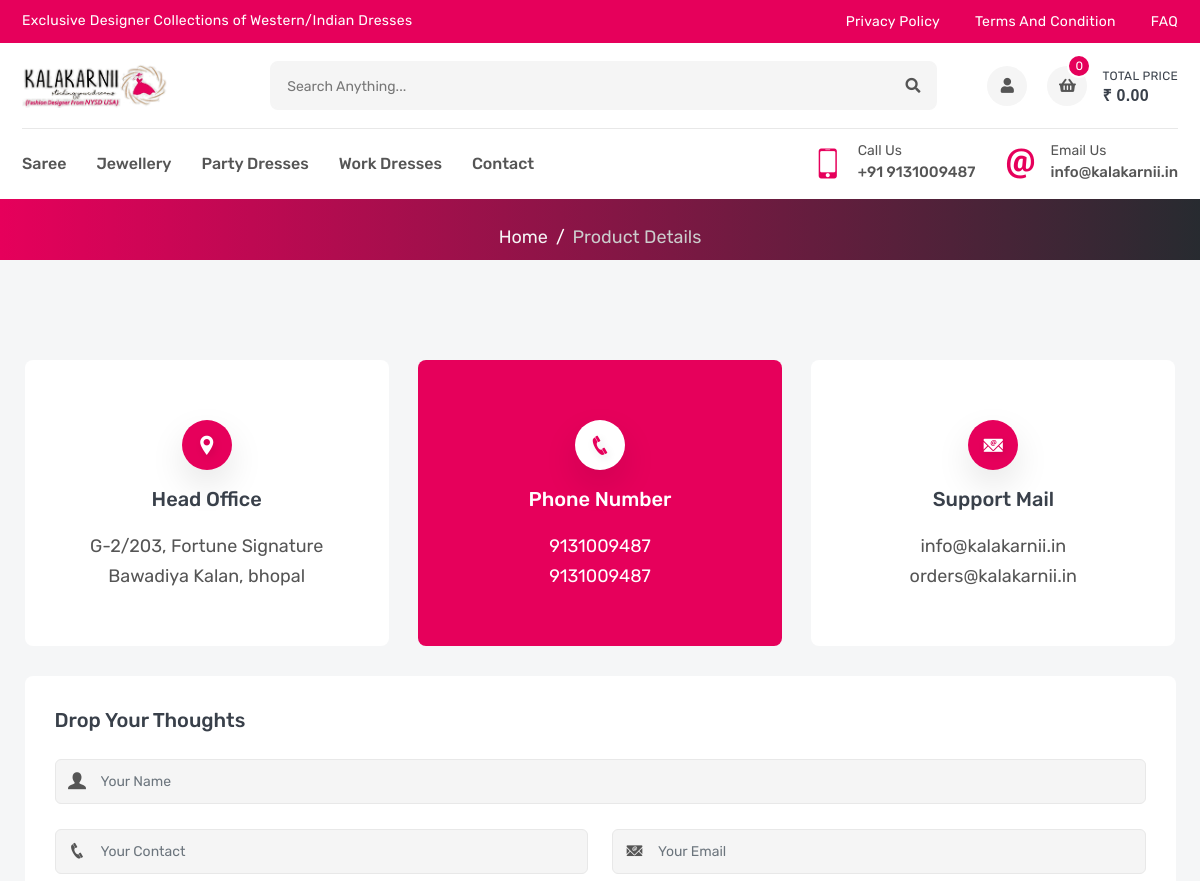
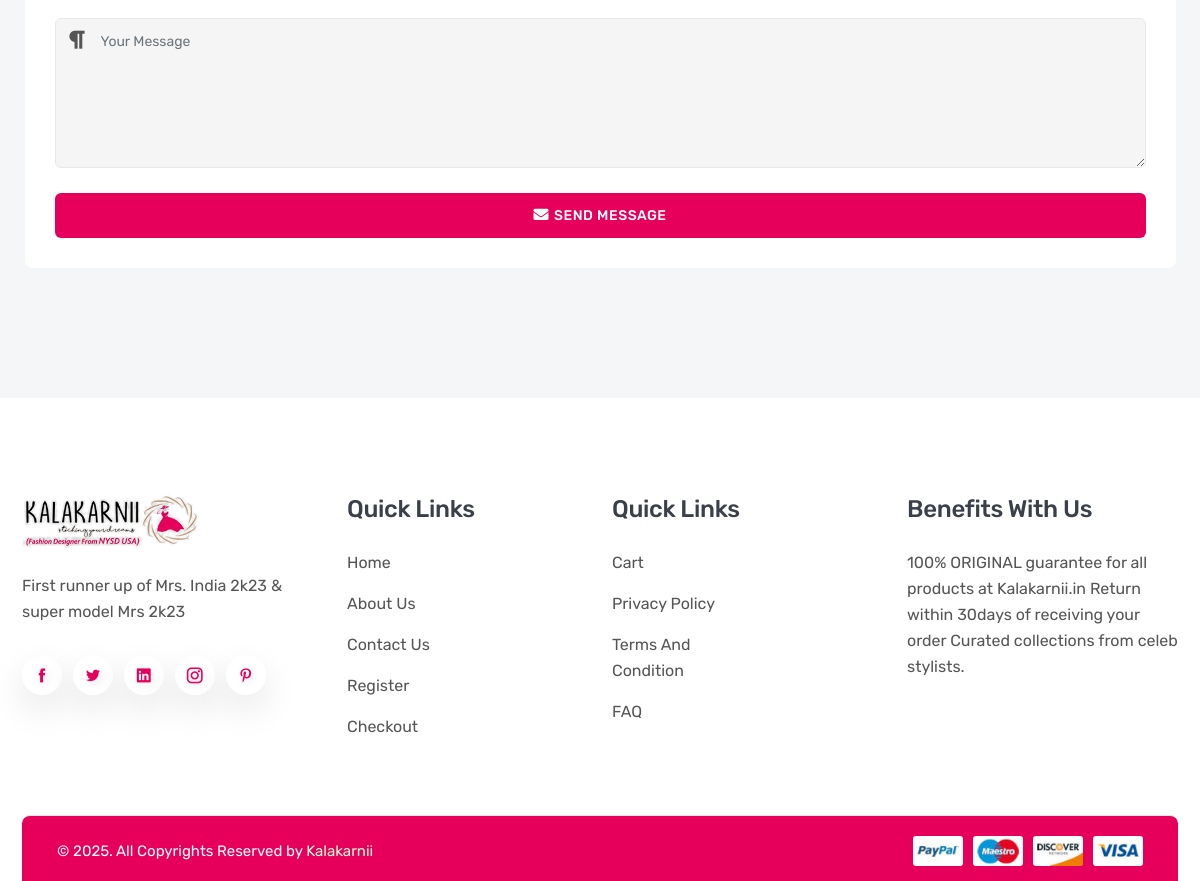
The app's page /index.php/web/contact with its own data (2 pictures, top to bottom).
### tables this page shows
CREATE TABLE `tbl_category` (
  `category_id` int(100) NOT NULL,
  `cat_name` varchar(100) NOT NULL,
  `image` varchar(100) NOT NULL,
  `create_date` datetime NOT NULL DEFAULT current_timestamp(),
  `update_date` datetime DEFAULT NULL,
  `status` enum('0','1') NOT NULL COMMENT '0-yes,1-no'
);

CREATE TABLE `tbl_contactdetails` (
  `cid` int(11) NOT NULL,
  `f_contact` varchar(100) NOT NULL,
  `s_contact` varchar(100) NOT NULL,
  `f_email` varchar(100) NOT NULL,
  `s_email` varchar(100) NOT NULL,
  `address` varchar(100) NOT NULL,
  `facebook` varchar(100) NOT NULL,
  `instagram` varchar(100) NOT NULL,
  `youtube` varchar(100) NOT NULL
);

### application/controllers/Web.php (called while the page is built, shortened)
<?php
class Web extends CI_Controller
{
    public function contact()
    {
        $data['category'] = $this->CommonModal->getRowByMoreIdInOrder('category', array('status' => '0'), 'category_id', 'desc');
        $data['contactdetails'] = $this->CommonModal->getRowById('contactdetails', 'cid', '1');
        $data['logo'] = 'assets/logo.png';
        $data['project_name'] = 'Kalakarnii | Stiching your dreams';
        $data['title'] = 'Contact Us';
        $this->load->view('contact', $data);
    }
}

### index.php (called while the page is built, shortened)
<?php
require_once BASEPATH.'core/CodeIgniter.php';

### application/helpers/common_helper.php (called while the page is built, shortened)
<?php if (!defined('BASEPATH')) exit('No direct script access allowed');
function sessionId($id)
{
	$ci = &get_instance();
	return $ci->session->userdata($id);
}

### application/models/CommonModal.php (called while the page is built, shortened)
<?php
class CommonModal extends CI_Model
{
	public function getRowById($table, $column, $id)
	{
		$get = $this->db->select()
			->from($table)
			->where($column, $id)
			->get();
		if ($get->num_rows() > 0) {
			return $get->result_array();
		} else {
			return false;
		}
	}
	public function getRowByMoreIdInOrder($table, $where, $orderColumn, $type)
    {
    	$get = $this->db->select()
    		->from($table)
    		->where($where)
    		->order_by($orderColumn, $type)
    		->get();
    	if ($get->num_rows() > 0) {
    		return $get->result_array();
    	} else {
    		return false;
    	}
    }
}

### application/views/contact.php (the view, shortened to what this page needs)
<?php
include('includes/head.php');
?>
<div id="canvas">
    <div id="box_wrapper">
        <?php include('includes/menu.php'); ?>
        <section class="single-banner inner-section">
            <div class="container">
                <ol class="breadcrumb">
                    <li class="breadcrumb-item"><a href="<?= base_url() ?>">Home</a></li>
                    <li class="breadcrumb-item active">Product Details
                    </li>
                </ol>
            </div>
        </section>
        <section class="inner-section contact-part">
            <div class="container">
                <div class="row">
                    <div class="col-md-6 col-lg-4">
                        <div class="contact-card"><i class="icofont-location-pin"></i>
                            <h4>head office</h4>
                            <p><?= $contactdetails[0]['address'] ?></p>
                        </div>
                    </div>
                    <div class="col-md-6 col-lg-4">
                        <div class="contact-card active"><i class="icofont-phone"></i>
                            <h4>phone number</h4>
                            <p><a href="tel:<?= $contactdetails[0]['f_contact'] ?>"><?= $contactdetails[0]['f_contact'] ?></a><a href="tel:<?= $contactdetails[0]['s_contact'] ?>"><?= $contactdetails[0]['s_contact'] ?></a></p>
                        </div>
                    </div>
                    <div class="col-md-6 col-lg-4">
                        <div class="contact-card"><i class="icofont-email"></i>
                            <h4>Support mail</h4>
                            <p><a href="mailto:<?= $contactdetails[0]['f_email'] ?>"><?= $contactdetails[0]['f_email'] ?></a><a href="mailto:<?= $contactdetails[0]['s_email'] ?>"><?= $contactdetails[0]['s_email'] ?></a></p>
                        </div>
                    </div>
                </div>
                <div class="row">
                    <div class="col-lg-12">
                        <form class="contact-form">
                            <h4>Drop Your Thoughts</h4>
                            <div class="form-group">
                                <div class="form-input-group"><input class="form-control" type="text" name="name" placeholder="Your Name" required><i class="icofont-user-alt-3"></i></div>
                            </div>
                            <div class="form-double row">
                                <div class="form-group col-md-6">
                                    <div class="form-input-group"><input class="form-control" name="email" type="tel" placeholder="Your Contact" required><i class="icofont-phone"></i></div>
                                </div>
                                <div class="form-group col-md-6">
                                    <div class="form-input-group"><input class="form-control" name="phone" type="email" placeholder="Your Email" required><i class="icofont-email"></i></div>
                                </div>
                            </div>
                            <div class="form-group">
                                <div class="form-input-group"><textarea class="form-control" name="message" placeholder="Your Message" required></textarea><i class="icofont-paragraph"></i></div>
                            </div><button type="submit" class="form-btn-group"><i class="fas fa-envelope"></i><span>send
                                    message</span></button>
                        </form>
                    </div>
                </div>
            </div>
        </section>
    </div>
    <?php include('includes/footer.php'); ?>
</div>
</body>
</html>

### application/views/includes/head.php (shortened to what this page needs)
<!DOCTYPE html>
<html class="no-js">
<head>
    <link rel="stylesheet" href="fonts/flaticon/flaticon.css">
    <link rel="stylesheet" href="<?= base_url() ?>assets/fonts/icofont/icofont.min.css">
    <link rel="stylesheet" href="<?= base_url() ?>assets/fonts/fontawesome/fontawesome.min.css">
    <link rel="stylesheet" href="<?= base_url() ?>assets/vendor/venobox/venobox.min.css">
    <link rel="stylesheet" href="<?= base_url() ?>assets/vendor/slickslider/slick.min.css">
    <link rel="stylesheet" href="<?= base_url() ?>assets/vendor/niceselect/nice-select.min.css">
    <link rel="stylesheet" href="<?= base_url() ?>assets/vendor/bootstrap/bootstrap.min.css">
    <link rel="stylesheet" href="<?= base_url() ?>assets/css/main.css">
    <link rel="stylesheet" href="<?= base_url() ?>assets/css/index.css">
    <link rel="stylesheet" href="<?= base_url() ?>assets/css/product-details.css" />
    <link rel="stylesheet" href="<?= base_url() ?>assets/css/orderlist.css">
    <link rel="stylesheet" href="<?= base_url() ?>assets/css/contact.css">
    <link rel="stylesheet" href="<?= base_url() ?>assets/css/user-auth.css" />
    <link rel="stylesheet" href="<?= base_url() ?>assets/css/orderlist.css">
    <link rel="stylesheet" href="<?= base_url() ?>assets/css/checkout.css">
</head>
<body>

### application/views/includes/menu.php (shortened to what this page needs)
<div class="header-top">
    <div class="container">
        <div class="row">
            <div class="col-md-12 col-lg-5">
                <div class="header-top-welcome">
                    <p>Exclusive Designer Collections of Western/Indian Dresses</p>
                </div>
            </div>
            <div class="col-md-5 col-lg-3">
            </div>
            <div class="col-md-7 col-lg-4">
                <ul class="header-top-list">
                    <li><a href="<?= base_url('privacy-policy') ?>">Privacy Policy</a></li>
                    <li><a href="<?= base_url('term-and-condition') ?>">Terms and condition</a></li>
                    <li><a href="<?= base_url('faq') ?>">FAQ</a></li>
                </ul>
            </div>
        </div>
    </div>
</div>
<header class="header-part">
    <div class="container">
        <div class="header-content">
            <a href="<?= base_url() ?>" class="header-logo"><img src="<?= base_url() ?>assets/img/logo.PNG"
                    alt="logo" /></a>
            <form class="header-form">
                <input type="text" placeholder="Search anything..." /><button>
                    <i class="fas fa-search"></i>
                </button>
            </form>
            <div class="header-widget-group">
                <a href="<?= base_url() . ((sessionId('login_user_id')) ? 'my-orders' : 'login') ?>"
                    class="header-widget" title="<?= ((sessionId('login_user_id')) ? 'My-profile' : 'Login') ?>"><i
                        class="fas fa-user"></i></a><button class="header-widget header-cart" title="Cartlist">
                    <i class="fas fa-shopping-basket"></i><sup class="totalitem">
                        <?= $this->cart->total_items(); ?>
                    </sup><span>total price<small class="totalamount">₹
                            <?php echo $this->cart->format_number($this->cart->total()); ?>
                        </small></span>
                </button>
            </div>
        </div>
    </div>
</header>
<nav class="navbar-part">
    <div class="container">
        <div class="row">
            <div class="col-lg-12">
                <div class="navbar-content">
                    <ul class="navbar-list">
                        <?php
                        if (!empty($category)) {
                            foreach ($category as $row) {
                                ?>
                                <li class="navbar-item dropdown">
                                    <a class="navbar-link" href="<?= base_url('type/' . $row['category_id']) ?>">
                                        <?= $row['cat_name']; ?>
                                    </a>
                                </li>
                                <?php
                            }
                        }
                        ?>
                        <li class="navbar-item dropdown">
                            <a class="navbar-link" href="<?= base_url('contact') ?>">Contact</a>
                        </li>
                    </ul>
                    <div class="navbar-info-group">
                        <a href="tel:9131009487" class="navbar-info">
                            <i class="icofont-ui-touch-phone"></i>
                            <p><small>call us</small><span>+91 9131009487</span></p>
                        </a>
                        <a href="mailto:info@kalakarnii.in" class="navbar-info">
                            <i class="icofont-ui-email"></i>
                            <p><small>email us</small><span>info@kalakarnii.in</span></p>
                        </a>
                    </div>
                </div>
            </div>
        </div>
    </div>
</nav>

### application/views/includes/footer.php (shortened to what this page needs)
<footer class="footer-part">
    <div class="container">
        <div class="row">
            <div class="col-sm-6 col-xl-3">
                <div class="footer-widget"><a class="footer-logo" href="#"><img src="<?= base_url() ?>assets/img/logo.PNG" alt="logo"></a>
                    <p class="footer-desc">First runner up of Mrs. India 2k23
                        & super model Mrs 2k23</p>
                    <ul class="footer-social">
                        <li><a class="icofont-facebook" href="#"></a></li>
                        <li><a class="icofont-twitter" href="#"></a></li>
                        <li><a class="icofont-linkedin" href="#"></a></li>
                        <li><a class="icofont-instagram" href="#"></a></li>
                        <li><a class="icofont-pinterest" href="#"></a></li>
                    </ul>
                </div>
            </div>
            <div class="col-sm-6 col-xl-3">
                <div class="footer-widget contact">
                    <h3 class="footer-title">Quick Links</h3>
                    <div class="footer-links">
                        <ul>
                            <li class="">
                                <a href="<?= base_url() ?>">Home</a>
                            </li>
                            <li class="">
                                <a href="<?= base_url('about') ?>">About Us</a>
                            </li>
                            <li class="">
                                <a href="<?= base_url('contact') ?>">Contact Us</a>
                            </li>
                            <li class="">
                                <a href="<?= base_url('register') ?>">Register</a>
                            </li>
                            <li class="">
                                <a href="<?= base_url('checkout') ?>">Checkout</a>
                            </li>
                        </ul>
                    </div>
                </div>
            </div>
            <div class="col-sm-6 col-xl-3">
                <div class="footer-widget">
                    <h3 class="footer-title">quick Links</h3>
                    <div class="footer-links">
                        <ul>
                            <li class="">
                                <a href="<?= base_url('cart') ?>">Cart</a>
                            </li>
                            <li class="">
                                <a href="<?= base_url('privacy-policy') ?>">Privacy Policy</a>
                            </li>
                            <li class="">
                                <a href="<?= base_url('term-and-condition') ?>">Terms and condition</a>
                            </li>
                            <li class="">
                                <a href="<?= base_url('faq') ?>">FAQ</a>
                            </li>
                        </ul>
                    </div>
                </div>
            </div>
            <div class="col-sm-6 col-xl-3">
                <div class="footer-widget">
                    <h3 class="footer-title">Benefits with us</h3>
                    <p class="footer-desc">100% ORIGINAL guarantee for all products at Kalakarnii.in
                        Return within 30days of receiving your order
                        Curated collections from celeb stylists.</p>
                </div>
            </div>
        </div>
        <div class="row">
            <div class="col-12">
                <div class="footer-bottom">
                    <p class="footer-copytext">© <?= date('Y'); ?>. All Copyrights Reserved by <a target="_blank" href="<?= base_url() ?>">Kalakarnii</a></p>
                    <div class="footer-card"><a href="#"><img src="<?= base_url() ?>assets/images/payment/jpg/01.jpg" alt="payment"></a><a href="#"><img src="<?= base_url() ?>assets/images/payment/jpg/02.jpg" alt="payment"></a><a href="#"><img src="<?= base_url() ?>assets/images/payment/jpg/03.jpg" alt="payment"></a><a href="#"><img src="<?= base_url() ?>assets/images/payment/jpg/04.jpg" alt="payment"></a></div>
                </div>
            </div>
        </div>
    </div>
</footer>

### assets/css/contact.css (style rules this page uses)
.contact-form { border-radius:8px;padding:30px 30px;margin:0px 2.5px 30px;background:var(--white) }
.contact-form h4 { margin-bottom:25px }

### records on screen
tbl_category: cat_name "Saree"
tbl_category: cat_name "Jewellery"
tbl_category: cat_name "Party Dresses"
tbl_category: cat_name "Work Dresses"
tbl_contactdetails: address "G-2/203, Fortune Signature Bawadiya Kalan, bhopal", f_contact "9131009487", s_contact "9131009487", f_email "info@kalakarnii.in", s_email "orders@kalakarnii.in"

### other values on screen
$this->cart->total_items() "0"
$this->cart->format_number($this->cart->total()) "0.00"
